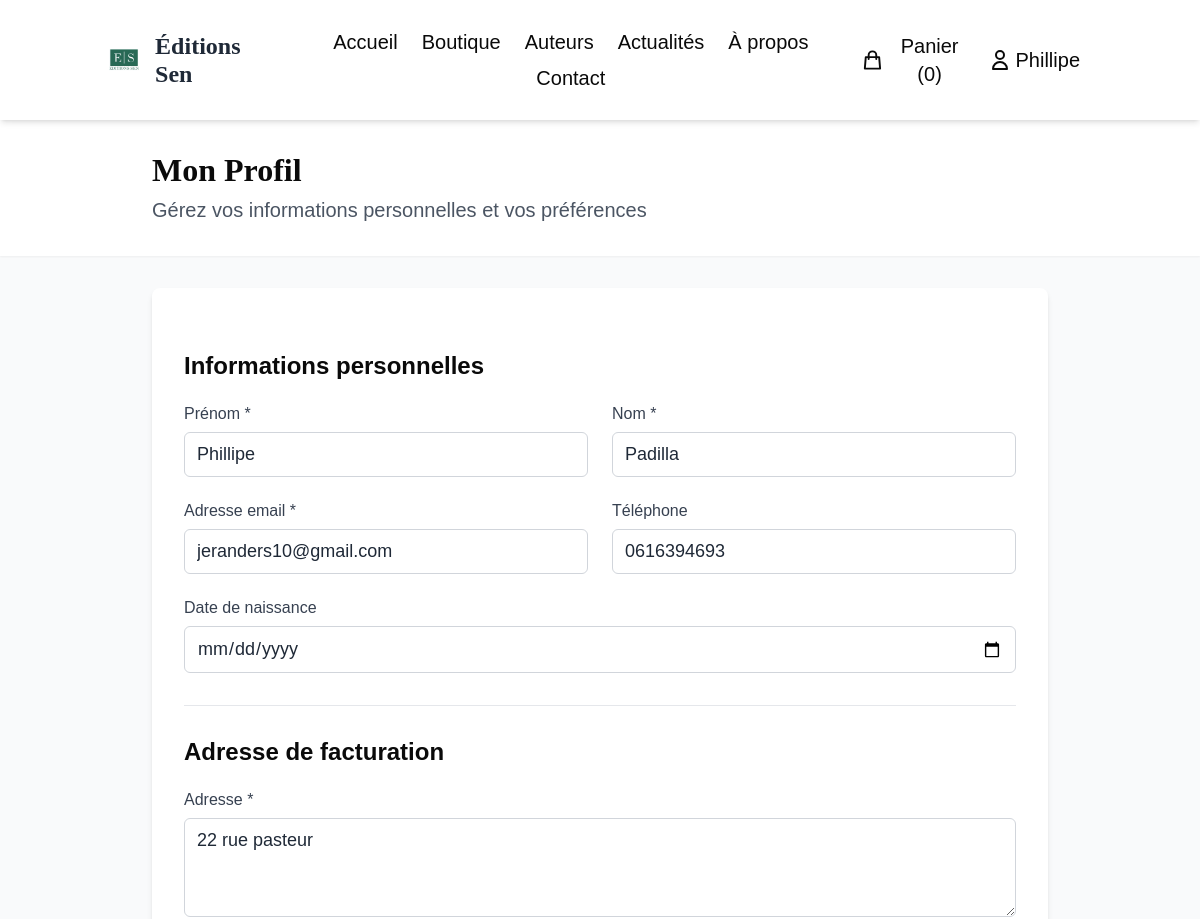
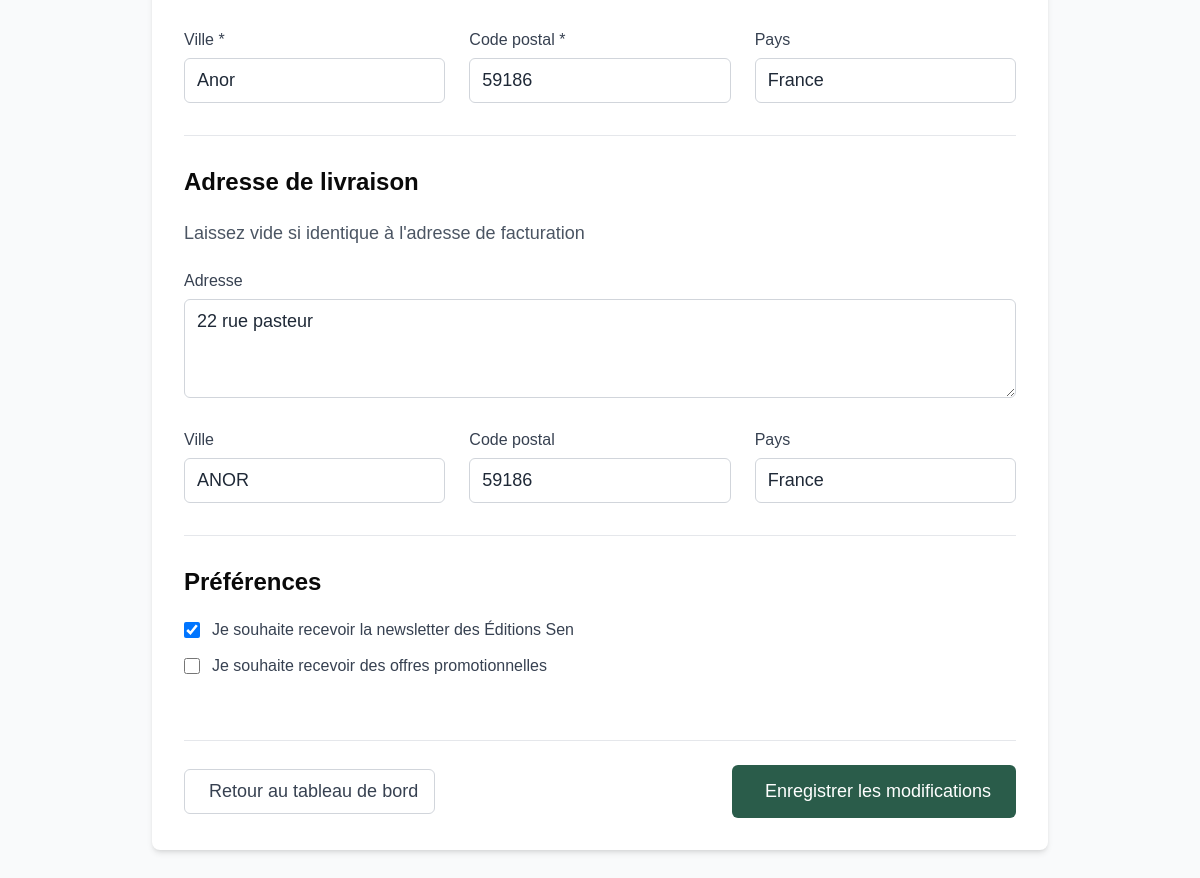
The app's page /compte/profil/ (signed in) with its own data (2 pictures, top to bottom).
### accounts/models.py (models this page shows, shortened)
class User(AbstractUser):
    phone = models.CharField(max_length=20, blank=True, verbose_name="Téléphone")
    birth_date = models.DateField(null=True, blank=True, verbose_name="Date de naissance")
    billing_address = models.TextField(blank=True, verbose_name="Adresse de facturation")
    billing_city = models.CharField(max_length=100, blank=True, verbose_name="Ville")
    billing_postal_code = models.CharField(max_length=10, blank=True, verbose_name="Code postal")
    billing_country = models.CharField(max_length=100, blank=True, default="France", verbose_name="Pays")
    shipping_address = models.TextField(blank=True, verbose_name="Adresse de livraison")
    shipping_city = models.CharField(max_length=100, blank=True, verbose_name="Ville de livraison")
    shipping_postal_code = models.CharField(max_length=10, blank=True, verbose_name="Code postal de livraison")
    shipping_country = models.CharField(max_length=100, blank=True, default="France", verbose_name="Pays de livraison")
    newsletter = models.BooleanField(default=True, verbose_name="Recevoir la newsletter")
    marketing = models.BooleanField(default=False, verbose_name="Recevoir les offres marketing")
    created_at = models.DateTimeField(auto_now_add=True, verbose_name="Date d'inscription")
    updated_at = models.DateTimeField(auto_now=True, verbose_name="Dernière modification")
    class Meta:
        verbose_name = "Utilisateur"
        verbose_name_plural = "Utilisateurs"

### accounts/views.py (the view)
# urls.py: path('profil/', views.profile_view, name='profile'),
@login_required
def profile_view(request):
    if request.method == 'POST':
        form = UserProfileForm(request.POST, instance=request.user)
        if form.is_valid():
            form.save()
            messages.success(request, "Votre profil a été mis à jour avec succès.")
            return redirect('accounts:profile')
    else:
        form = UserProfileForm(instance=request.user)
    context = {
        'form': form,
        'user': request.user,
    }
    return render(request, 'accounts/profile.html', context)

### accounts/templates/accounts/profile.html (shortened to what this page needs)
{% extends 'base.html' %}
{% load static %}
{% block content %}
<div class="min-h-screen bg-gray-50">
    <div class="bg-white shadow-sm">
        <div class="container mx-auto px-4 py-8">
            <div class="max-w-4xl mx-auto">
                <h1 class="text-3xl font-serif font-bold text-dark mb-2">Mon Profil</h1>
                <p class="text-gray-600 text-lg">Gérez vos informations personnelles et vos préférences</p>
            </div>
        </div>
    </div>
    <div class="container mx-auto px-4 py-8">
        <div class="max-w-4xl mx-auto">
            <div class="bg-white rounded-lg shadow-md p-8">
                <form method="post" class="space-y-8">
                    <div class="border-b border-gray-200 pb-8">
                        <h2 class="text-xl font-bold text-dark mb-6">Informations personnelles</h2>
                        <div class="grid grid-cols-1 md:grid-cols-2 gap-6">
                            <div>
                                <label for="{{ form.first_name.id_for_label }}" class="block text-sm font-medium text-gray-700 mb-2">
                                    Prénom *
                                </label>
                                {{ form.first_name }}
                            </div>
                            <div>
                                <label for="{{ form.last_name.id_for_label }}" class="block text-sm font-medium text-gray-700 mb-2">
                                    Nom *
                                </label>
                                {{ form.last_name }}
                            </div>
                        </div>
                        <div class="grid grid-cols-1 md:grid-cols-2 gap-6 mt-6">
                            <div>
                                <label for="{{ form.email.id_for_label }}" class="block text-sm font-medium text-gray-700 mb-2">
                                    Adresse email *
                                </label>
                                {{ form.email }}
                            </div>
                            <div>
                                <label for="{{ form.phone.id_for_label }}" class="block text-sm font-medium text-gray-700 mb-2">
                                    Téléphone
                                </label>
                                {{ form.phone }}
                            </div>
                        </div>
                        <div class="mt-6">
                            <label for="{{ form.birth_date.id_for_label }}" class="block text-sm font-medium text-gray-700 mb-2">
                                Date de naissance
                            </label>
                            {{ form.birth_date }}
                        </div>
                    </div>
                    <div class="border-b border-gray-200 pb-8">
                        <h2 class="text-xl font-bold text-dark mb-6">Adresse de facturation</h2>
                        <div class="mb-6">
                            <label for="{{ form.billing_address.id_for_label }}" class="block text-sm font-medium text-gray-700 mb-2">
                                Adresse *
                            </label>
                            {{ form.billing_address }}
                        </div>
                        <div class="grid grid-cols-1 md:grid-cols-3 gap-6">
                            <div>
                                <label for="{{ form.billing_city.id_for_label }}" class="block text-sm font-medium text-gray-700 mb-2">
                                    Ville *
                                </label>
                                {{ form.billing_city }}
                            </div>
                            <div>
                                <label for="{{ form.billing_postal_code.id_for_label }}" class="block text-sm font-medium text-gray-700 mb-2">
                                    Code postal *
                                </label>
                                {{ form.billing_postal_code }}
                            </div>
                            <div>
                                <label for="{{ form.billing_country.id_for_label }}" class="block text-sm font-medium text-gray-700 mb-2">
                                    Pays
                                </label>
                                {{ form.billing_country }}
                            </div>
                        </div>
                    </div>
                    <div class="border-b border-gray-200 pb-8">
                        <h2 class="text-xl font-bold text-dark mb-6">Adresse de livraison</h2>
                        <p class="text-gray-600 mb-6">Laissez vide si identique à l'adresse de facturation</p>
                        <div class="mb-6">
                            <label for="{{ form.shipping_address.id_for_label }}" class="block text-sm font-medium text-gray-700 mb-2">
                                Adresse
                            </label>
                            {{ form.shipping_address }}
                        </div>
                        <div class="grid grid-cols-1 md:grid-cols-3 gap-6">
                            <div>
                                <label for="{{ form.shipping_city.id_for_label }}" class="block text-sm font-medium text-gray-700 mb-2">
                                    Ville
                                </label>
                                {{ form.shipping_city }}
                            </div>
                            <div>
                                <label for="{{ form.shipping_postal_code.id_for_label }}" class="block text-sm font-medium text-gray-700 mb-2">
                                    Code postal
                                </label>
                                {{ form.shipping_postal_code }}
                            </div>
                            <div>
                                <label for="{{ form.shipping_country.id_for_label }}" class="block text-sm font-medium text-gray-700 mb-2">
                                    Pays
                                </label>
                                {{ form.shipping_country }}
                            </div>
                        </div>
                    </div>
                    <div class="pb-8">
                        <h2 class="text-xl font-bold text-dark mb-6">Préférences</h2>
                        <div class="space-y-4">
                            <div class="flex items-center">
                                {{ form.newsletter }}
                                <label for="{{ form.newsletter.id_for_label }}" class="ml-3 text-sm text-gray-700">
                                    Je souhaite recevoir la newsletter des Éditions Sen
                                </label>
                            </div>
                            <div class="flex items-center">
                                {{ form.marketing }}
                                <label for="{{ form.marketing.id_for_label }}" class="ml-3 text-sm text-gray-700">
                                    Je souhaite recevoir des offres promotionnelles
                                </label>
                            </div>
                        </div>
                    </div>
                    <div class="flex justify-between items-center pt-6 border-t border-gray-200">
                        <a href="{% url 'accounts:dashboard' %}"
                           class="inline-flex items-center px-4 py-2 border border-gray-300 rounded-md text-gray-700 bg-white hover:bg-gray-50 transition-colors">
                            Retour au tableau de bord
                        </a>
                        <button type="submit"
                                class="inline-flex items-center px-6 py-3 border border-transparent rounded-md text-white bg-primary hover:bg-secondary transition-colors">
                            Enregistrer les modifications
                        </button>
                    </div>
                </form>
            </div>
        </div>
    </div>
</div>
{% endblock %}

### templates/header.html (shortened to what this page needs)
{% load static %}
<header class="bg-white shadow-md sticky top-0 z-50">
    <div class="container mx-auto px-4 py-6 flex flex-col md:flex-row justify-between items-center">
        <a href="{% url 'home:index' %}" class="mb-4 md:mb-0">
            <div class="flex items-center">
                <div class="h-10 w-10 rounded-full overflow-hidden mr-3">
                    <img src="{% static 'logo.jpg' %}" alt="Éditions Sen Logo" class="w-full h-full object-cover">
                </div>
                <span class="text-xl font-serif font-bold">Éditions Sen</span>
            </div>
        </a>
        <nav class="flex flex-wrap justify-center items-center">
            <a href="{% url 'home:index' %}" class="mx-3 my-1 text-dark hover:text-primary transition-colors text-lg">Accueil</a>
            <a href="{% url 'shop:book_list' %}" class="mx-3 my-1 text-dark hover:text-primary transition-colors text-lg">Boutique</a>
            <a href="{% url 'author:author_list' %}" class="mx-3 my-1 text-dark hover:text-primary transition-colors text-lg">Auteurs</a>
            <a href="{% url 'news:article_list' %}" class="mx-3 my-1 text-dark hover:text-primary transition-colors text-lg">Actualités</a>
            <a href="{% url 'home:a_propos' %}" class="mx-3 my-1 text-dark hover:text-primary transition-colors text-lg">À propos</a>
            <a href="{% url 'home:contact' %}" class="mx-3 my-1 text-dark hover:text-primary transition-colors text-lg">Contact</a>
        </nav>
        <div class="flex items-center mt-4 md:mt-0">
            <div class="relative mr-4 group">
                <button class="flex items-center text-dark hover:text-primary transition-colors" id="cart-button">
                    <svg xmlns="http://www.w3.org/2000/svg" class="h-6 w-6" fill="none" viewBox="0 0 24 24" stroke="currentColor">
                        <path stroke-linecap="round" stroke-linejoin="round" stroke-width="2" d="M16 11V7a4 4 0 00-8 0v4M5 9h14l1 12H4L5 9z" />
                    </svg>
                    <span class="ml-1 text-lg" id="cart-count">Panier (0)</span>
                </button>
            </div>
            {% if user.is_authenticated %}
                <div class="relative mr-4 group">
                    <button class="flex items-center text-dark hover:text-primary transition-colors">
                        <svg xmlns="http://www.w3.org/2000/svg" class="h-6 w-6" fill="none" viewBox="0 0 24 24" stroke="currentColor">
                            <path stroke-linecap="round" stroke-linejoin="round" stroke-width="2" d="M16 7a4 4 0 11-8 0 4 4 0 018 0zM12 14a7 7 0 00-7 7h14a7 7 0 00-7-7z" />
                        </svg>
                        <span class="ml-1 text-lg">{{ user.first_name|default:user.username }}</span>
                    </button>
                </div>
            {% endif %}
        </div>
    </div>
</header>

### templates/base.html (style rules this page uses)
body { font-size: 18px; line-height: 1.6; }
.text-sm { font-size: 16px !important; }
.text-lg { font-size: 20px !important; }
.text-xl { font-size: 24px !important; }
.text-3xl { font-size: 32px !important; }

### records on screen
User: first_name "Phillipe", last_name "Padilla", email "jeranders10@gmail.com", phone "0616394693", billing_address "22 rue pasteur", billing_city "Anor", billing_postal_code "59186", billing_country "France", shipping_address "22 rue pasteur", shipping_city "ANOR", shipping_postal_code "59186", shipping_country "France", newsletter "☑"
